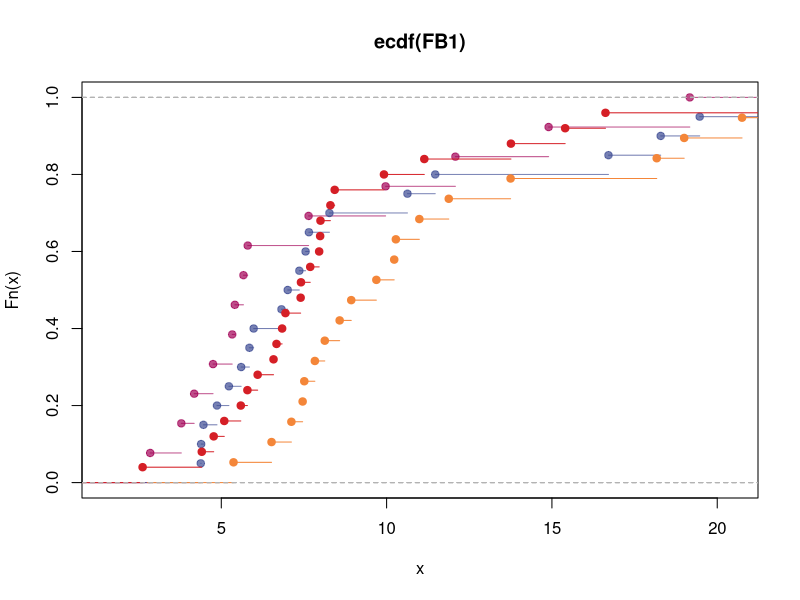

Generate this figure with R: (Note: this script raises an error after producing the figure.)
setwd("D:/ArchR/fibroblast/")
library(ggplot2)
FB1<-c(4.18,5.80,9.97 ,5.33 ,2.85 ,5.41 ,12.08 ,7.64 ,19.17 ,14.90 ,3.79 ,4.75 ,5.67)
FB2<-c(19.47 ,5.98 ,5.60 ,4.46 ,16.71 ,7.36 ,18.29 ,4.39 ,6.82 ,10.63 ,25.65 ,5.23 ,11.47 ,7.55 ,7.65 ,4.38 ,5.85 ,8.27 ,4.87,7.01 )
FB3<-c(10.28 ,11.88 ,19.00 ,8.13 ,9.69 ,7.83 ,18.17 ,10.99 ,21.64 ,8.93 ,10.23 ,13.75 ,7.46 ,5.37 ,6.52 ,7.12 ,20.75 ,8.58 ,7.51 )
FB4<-c(11.14 ,7.96 ,4.41 ,6.94 ,16.62 ,13.76 ,6.10 ,7.40 ,7.99 ,8.43 ,6.84 ,2.62 ,5.79 ,6.67 ,8.00 ,22.45 ,8.30 ,5.59 ,5.09 ,7.41 ,9.92 ,4.77 ,15.40 ,7.69 ,6.58)

FB1<-ecdf(FB1)
FB2<-ecdf(FB2)
FB3<-ecdf(FB3)
FB4<-ecdf(FB4)
plot(FB1,col="#A20056B2")
lines(FB2, col = "#3B4992B2")
lines(FB3, col = "#F48639")
lines(FB4, col = "#D51F26")
lines(x, col = "black")
ks.test(FB3,x)
##random select some numbers for test###
set.seed(3)
x=runif(n=20,min = 0,max = 25)

####density plot####
plot(density(FB4), col = "#D51F26")

lines(density(FB1),col="#A20056B2")
lines(density(FB2), col = "#3B4992B2")
lines(density(FB3), col = "#F48639")
?plot


str(FB4)
subtype<-c(rep("FB1",14),rep("FB2",19),rep("FB3",20),rep("FB4",25))
value<-c(FB1,FB2,FB3,FB4)
den<-data.frame(Group=subtype,value=value)
den
p<-ggplot(den, aes(x = value))
p + geom_density(aes(color = Group))+scale_fill_manual(values = c("#A20056B2", "#3B4992B2","#F48639","#D51F26"))
